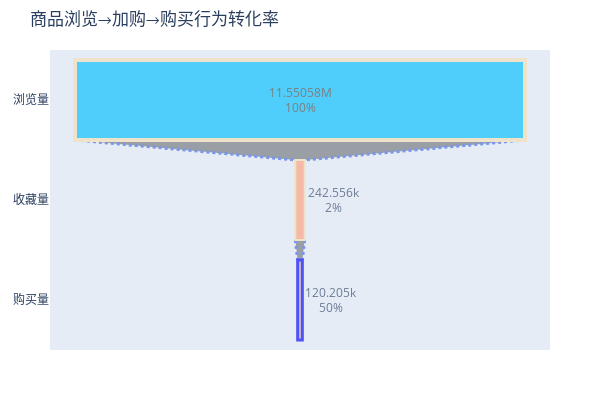

Here is the notebook cell this chart was saved with:
### Code cell
import plotly.graph_objects as go

fig = go.Figure(go.Funnel(
    x=[total_browse, total_collect, total_buy],
    y=["浏览量", "收藏量", "购买量"],
    opacity = 0.65, 
    marker = {"color": ["deepskyblue", "lightsalmon", "tan", "silver"],
              "line": {"width": [4, 2, 3, 1, 1], 
                       "color": ["wheat", "wheat", "blue", "yellow"]}},
    connector = {"line": {"color": "royalblue", "dash": "dot", "width": 3}},
    textinfo='value+percent previous',
))

fig.update_layout(
    title='商品浏览→加购→购买行为转化率',
    height=400,
    width=600,
    margin=dict(l=50, r=50, t=50, b=50),
)

fig.show()

### Figure 1 — Plotly figure (JSON) as saved in the notebook; plotly's stock layout.template omitted (floating-point values rounded to 4 significant figures)
{"data": [{"connector": {"line": {"color": "royalblue", "dash": "dot", "width": 3}}, "marker": {"color": ["deepskyblue", "lightsalmon", "tan", "silver"], "line": {"color": ["wheat", "wheat", "blue", "yellow"], "width": [4, 2, 3, 1, 1]}}, "opacity": 0.65, "textinfo": "value+percent previous", "type": "funnel", "x": [11550581, 242556, 120205], "y": ["浏览量", "收藏量", "购买量"]}], "layout": {"height": 400, "margin": {"b": 50, "l": 50, "r": 50, "t": 50}, "title": {"text": "商品浏览→加购→购买行为转化率"}, "width": 600}}
